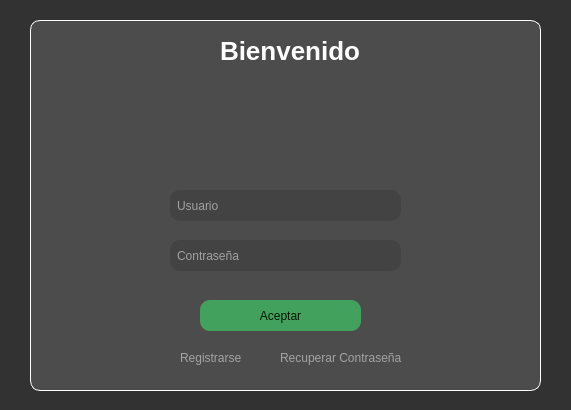
<?xml version="1.0" encoding="UTF-8"?>
<ui version="4.0">
 <class>Form</class>
 <widget class="QWidget" name="Form">
  <property name="geometry">
   <rect>
    <x>0</x>
    <y>0</y>
    <width>571</width>
    <height>410</height>
   </rect>
  </property>
  <property name="windowTitle">
   <string>LOGIN</string>
  </property>
  <property name="styleSheet">
   <string notr="true">QWidget{
background-color: rgb(50, 50, 50);
font-size:12px;
font-family: Arial;
}
QWidget#widget2{
	border:1px solid white;
	border-radius:10px;
	
	
	background-color: rgb(76, 76, 76);

}
QLabel#label_2{
color:rgb(163, 163, 163);
}
QLabel#label{
color:rgb(163, 163, 163);
}
QLabel#label_2:hover{
color: rgb(67, 161, 94);
}
QLabel#label:hover{
color: rgb(67, 161, 94);
}


QPushButton{
background-color: rgb(67, 161, 94);
border-radius: 10px;
color:rgb(0, 22, 0);
}

QLineEdit{
	border-radius:10px;
	background-color: rgb(67, 67, 67);
	color:#fff;
	padding-left:5px;

}
QLineEdit:hover{
	border:1px solid #919191;

}
QLineEdit:focus{
	border:1px solid #919191;

}

QLabel{
	color:#fff;
background-color: rgb(76, 76, 76);
	
}
QLabel#label_3{
	font-size: 26px;
	font-weight:bold;
	

}

QPushButton:hover{
color: rgb(255, 255, 255);
border:1px solid green;
}
</string>
  </property>
  <widget class="QWidget" name="widget2" native="true">
   <property name="geometry">
    <rect>
     <x>30</x>
     <y>20</y>
     <width>511</width>
     <height>371</height>
    </rect>
   </property>
   <widget class="QLineEdit" name="lineEdit_2">
    <property name="geometry">
     <rect>
      <x>140</x>
      <y>220</y>
      <width>231</width>
      <height>31</height>
     </rect>
    </property>
    <property name="autoFillBackground">
     <bool>false</bool>
    </property>
    <property name="echoMode">
     <enum>QLineEdit::Password</enum>
    </property>
    <property name="dragEnabled">
     <bool>false</bool>
    </property>
    <property name="readOnly">
     <bool>false</bool>
    </property>
    <property name="placeholderText">
     <string>Contraseña</string>
    </property>
   </widget>
   <widget class="QLineEdit" name="lineEdit">
    <property name="geometry">
     <rect>
      <x>140</x>
      <y>170</y>
      <width>231</width>
      <height>31</height>
     </rect>
    </property>
    <property name="placeholderText">
     <string>Usuario</string>
    </property>
   </widget>
   <widget class="QLabel" name="label_3">
    <property name="geometry">
     <rect>
      <x>190</x>
      <y>20</y>
      <width>151</width>
      <height>21</height>
     </rect>
    </property>
    <property name="text">
     <string>Bienvenido</string>
    </property>
   </widget>
   <widget class="QPushButton" name="pushButton">
    <property name="geometry">
     <rect>
      <x>170</x>
      <y>280</y>
      <width>161</width>
      <height>31</height>
     </rect>
    </property>
    <property name="styleSheet">
     <string notr="true"/>
    </property>
    <property name="text">
     <string>Aceptar</string>
    </property>
   </widget>
   <widget class="QLabel" name="label">
    <property name="geometry">
     <rect>
      <x>150</x>
      <y>330</y>
      <width>71</width>
      <height>16</height>
     </rect>
    </property>
    <property name="text">
     <string>Registrarse</string>
    </property>
   </widget>
   <widget class="QLabel" name="label_4">
    <property name="geometry">
     <rect>
      <x>190</x>
      <y>60</y>
      <width>141</width>
      <height>101</height>
     </rect>
    </property>
    <property name="autoFillBackground">
     <bool>false</bool>
    </property>
    <property name="styleSheet">
     <string notr="true"/>
    </property>
    <property name="text">
     <string/>
    </property>
    <property name="textFormat">
     <enum>Qt::AutoText</enum>
    </property>
    <property name="pixmap">
     <pixmap resource="logo.qrc">:/logo/user.png</pixmap>
    </property>
    <property name="scaledContents">
     <bool>true</bool>
    </property>
   </widget>
   <widget class="QLabel" name="label_2">
    <property name="geometry">
     <rect>
      <x>250</x>
      <y>330</y>
      <width>131</width>
      <height>16</height>
     </rect>
    </property>
    <property name="text">
     <string>Recuperar Contraseña</string>
    </property>
   </widget>
  </widget>
 </widget>
 <resources>
  <include location="logo.qrc"/>
 </resources>
 <connections/>
</ui>
